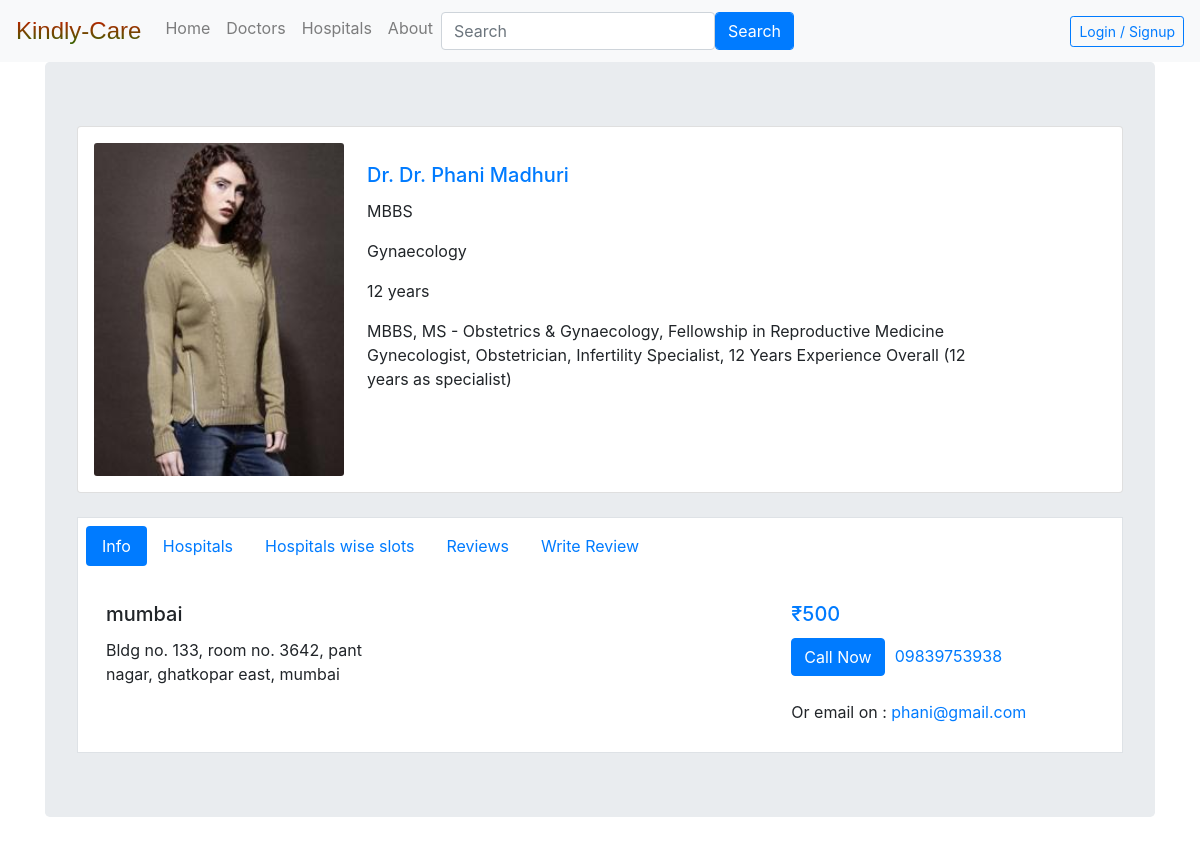
Screenshot of /doctor1 with the database file from the repository.
### kindlycare/models.py (models this page shows, shortened)
class Doctors(db.Model, UserMixin):
    __tablename__ = 'doctors'
    id = db.Column(db.Integer,primary_key = True)
    name = db.Column(db.String(20),nullable = False)
    password = db.Column(db.String(20))
    email = db.Column(db.String(64),unique = True,index = True)
    qualification = db.Column(db.String(50),nullable = False)
    specialization = db.Column(db.String(140))
    consultation_fees = db.Column(db.Integer, nullable = False)
    profile_image = db.Column(db.String(64),default = 'default_image.jpg')
    experience = db.Column(db.Text,nullable = False)
    contact_number = db.Column(db.String(10),nullable = False)
    description = db.Column(db.Text,nullable = False)
    address_line_1 = db.Column(db.Text,nullable = False,default='India')
    address_line_2 = db.Column(db.Text,nullable = False,default='India')
    address_line_3 = db.Column(db.Text,nullable = False,default='India')
    reviews = db.relationship('Reviews',backref='doctor')
    slots = db.relationship('Slots',backref='doctor')
    appointments = db.relationship('Appointments',backref='doctor')
    hospitals_name = db.relationship('Hospitals',secondary=relate, backref = db.backref('doctor', lazy = True))

### kindlycare/doctors/views.py (the view)
@doctors.route('/doctor<int:doctor_id>',methods=['GET','POST'])
def viewDoctor(doctor_id):
	doc = Doctors.query.filter_by(id=doctor_id).first()
	address = doc.address_line_1+', '+doc.address_line_2+', '+doc.address_line_3
	reviews = Reviews.query.filter_by(doctor_id=doc.id).all()
	slots = Slots.query.filter_by(doc_id=doctor_id).all()
	for slot in slots:
		print(slot.hospital_name)
	form = ReviewForm()
	if form.validate_on_submit():
		review = Reviews(name=form.name.data,content=form.content.data,rating=form.rating.data,doctor_id=doctor_id)
		db.session.add(review)
		db.session.commit()
		flash('Thank you for your feedback!','success')
		return redirect(url_for('doctors.viewDoctor',doctor_id=doctor_id))
	return  render_template('doctors.html',doc=doc,address = address,reviews=reviews,form=form,slots=slots)

### kindlycare/doctors/forms.py
class ReviewForm(FlaskForm):
    name = StringField('Your name',validators=[DataRequired()])
    content = TextAreaField('Your feedback',validators=[DataRequired()])
    rating = SelectField('Your rating',validators=[DataRequired()],choices=[('1','1'),('2','2'),('3','3'),('4','4'),('5','5')])
    submit = SubmitField('Submit')

### kindlycare/templates/doctors.html (shortened to what this page needs)
{% extends 'base.html' %}
{% block content %}
<div class="jumbotron">
    <div class="card container bg-white p-3">
        <div class="row no-gutters">
            <div class="col-md-3">
                {% if doc.profile_picture %}
                <img src="{{url_for('static',filename='profile_pics/'+doc.profile_image)}}" class="card-img" alt="..." style="width: fit-content;">
                {% else %}
                <img src="{{url_for('static',filename='profile_pics/'+doc.profile_image)}}" class="card-img" alt="..." style="width: 250px;">
                {% endif %}
            </div>
            <div class="col-md-8">
                <div class="card-body">
                    <h5 class="card-title text-primary">Dr. {{doc.name}}</h5>
                    <p class="card-text">{{doc.qualification}}</p>
                    <p class="card-text">{{doc.specialization}}</p>
                    <p class="card-text">{{doc.experience}}</p>
                    <p class="card-text">{{doc.description}}</p>
                </div>
            </div>
        </div>
    </div>
    <br>
    <div class=" border container bg-white p-2">
        <ul class="nav nav-pills mb-3" id="pills-tab" role="tablist">
            <li class="nav-item">
                <a class="nav-link active" id="pills-home-tab" data-toggle="pill" href="#pills-home" role="tab" aria-controls="pills-home" aria-selected="true">Info</a>
            </li>
            <li class="nav-item">
                <a class="nav-link" id="pills-hospitals-tab" data-toggle="pill" href="#pills-hospitals" role="tab" aria-controls="pills-hospitals" aria-selected="false">Hospitals</a>
            </li>
            <li class="nav-item">
                <a class="nav-link" id="pills-slots-tab" data-toggle="pill" href="#pills-slots" role="tab" aria-controls="pills-slots" aria-selected="false">Hospitals wise slots</a>
            </li>
            <li class="nav-item">
                <a class="nav-link" id="pills-profile-tab" data-toggle="pill" href="#pills-profile" role="tab" aria-controls="pills-profile" aria-selected="false">Reviews</a>
            </li>
            <li class="nav-item">
                <a class="nav-link" id="pills-contact-tab" data-toggle="pill" href="#pills-contact" role="tab" aria-controls="pills-contact" aria-selected="false">Write Review</a>
            </li>
        </ul>
        <div class="tab-content" id="pills-tabContent">
            <div class="tab-pane fade show active" id="pills-home" role="tabpanel" aria-labelledby="pills-home-tab">
                <div class="row no-gutters">
                    <div class="col-md-4">
                        <div class="card-body">
                            <h5 class="card-title">{{doc.address_line_3}}</h5>
                            <p class="card-text">{{address}}</p>
                        </div>
                    </div>
                    <div class="col-md-4">
                        <div class="card-body">
                        </div>
                    </div>
                    <div class="col-md-4">
                        <div class="card-body">
                            <h5 class="card-title text-primary">₹{{doc.consultation_fees}}</h5>
                            <a href="#" class="btn btn-primary">Call Now</a><a href="#" style="margin-left: 10px;">{{doc.contact_number}}</a>
                            <br>
                            <br>
                            <p class="card-text">Or email on : <a href="#">{{doc.email}}</a></p>
                        </div>
                    </div>
                </div>
            </div>
        </div>
    </div>
</div>
{% endblock %}

### kindlycare/templates/base.html (shortened to what this page needs)
<!DOCTYPE html>
<html lang="en">
<head>
    <link rel="stylesheet" href="https://stackpath.bootstrapcdn.com/bootstrap/4.4.1/css/bootstrap.min.css"
>
        <link rel="stylesheet" type="text/css" href="https://cdnjs.cloudflare.com/ajax/libs/font-awesome/5.11.2/css/all.css">
</head>
<body>
    <nav class="navbar navbar-expand-lg navbar-light bg-light">
        <ul class="navbar-nav">
            <a class="navbar-brand" href="#" style="font-family: 'Gill Sans', 'Gill Sans MT', Calibri, 'Trebuchet MS', sans-serif;background: -webkit-linear-gradient(red, green); -webkit-background-clip: text;
                -webkit-text-fill-color: transparent;font-size: x-large;">Kindly-Care</a>
            <li class="nav-item"><a href="{{url_for('core.home')}}" class="nav-link">Home</a></li>
            <li class="nav-item"><a href="{{url_for('core.docs')}}" class="nav-link">Doctors</a></li>
            <li class="nav-item"><a href="{{url_for('core.hosps')}}" class="nav-link">Hospitals</a></li>
            <li class="nav-item"><a href="{{url_for('core.home')}}" class="nav-link">About</a></li>
            <form class="form-inline" method= 'GET' action="search">
                <input type="text" class="form-control " name="query" placeholder="Search">
                <input type="submit" class="btn btn-primary form-control" value="Search">
            </form>
        </ul>
        <ul class="navbar-nav ml-auto">
            {%if current_user.is_authenticated%}
            <li class="nav-item dropdown">
                <a class="nav-link dropdown-toggle" href="#" id="navbarDropdown" role="button" data-toggle="dropdown"
                    aria-haspopup="true" aria-expanded="false">
                    {{current_user.name}}
                </a>
                <div class="dropdown-menu" aria-labelledby="navbarDropdown">
                    <a class="dropdown-item" href="#">My Appointments</a>
                    <a class="dropdown-item" href="#">My Feedback</a>
                    <a class="dropdown-item" href="{{url_for('doctors.update_doctor')}}">View/Update Profile</a>
                    <div class="dropdown-divider"></div>
                    <a class="dropdown-item" href="{{url_for('doctors.logout')}}">Log Out</a>
                </div>
            </li>
            {%else%}
            <li class="nav-item"><a class="btn btn-sm btn-outline-primary" href="{{url_for('doctors.register')}}"> Login /
                    Signup </a></li>
            {%endif%}
        </ul>
    </nav>
    <div class="container">
        {% block content %}
        {% endblock %}
    </div>
</body>
</html>

### rows the page displays
Doctors: profile_image (picture), name "Dr. Phani Madhuri", qualification "MBBS", specialization "Gynaecology", experience "12 years", description "MBBS, MS - Obstetrics & Gynaecology, Fellowship in Reproductive Medicine Gynecologist, Obstetrician, Infertility Specialist, 12 Years Experience Overall (12 years as specialist)", address_line_3 "mumbai", consultation_fees "500", contact_number "09839753938", email "phani@gmail.com"

### other values shown
{{ address }} "Bldg no. 133, room no. 3642, pant nagar, ghatkopar east, mumbai"
